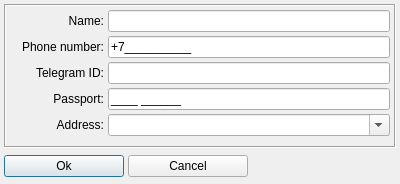
<?xml version="1.0" encoding="UTF-8"?>
<ui version="4.0">
 <class>TClientDlg</class>
 <widget class="QDialog" name="TClientDlg">
  <property name="geometry">
   <rect>
    <x>0</x>
    <y>0</y>
    <width>400</width>
    <height>184</height>
   </rect>
  </property>
  <property name="windowTitle">
   <string>Client</string>
  </property>
  <property name="windowIcon">
   <iconset resource="../res/petcore.qrc">
    <normaloff>:/images/clients</normaloff>:/images/clients</iconset>
  </property>
  <layout class="QVBoxLayout" name="mainLayout">
   <property name="spacing">
    <number>4</number>
   </property>
   <property name="leftMargin">
    <number>4</number>
   </property>
   <property name="topMargin">
    <number>4</number>
   </property>
   <property name="rightMargin">
    <number>4</number>
   </property>
   <property name="bottomMargin">
    <number>4</number>
   </property>
   <item>
    <widget class="QFrame" name="clientFrame">
     <property name="frameShape">
      <enum>QFrame::Shape::Box</enum>
     </property>
     <property name="frameShadow">
      <enum>QFrame::Shadow::Sunken</enum>
     </property>
     <layout class="QGridLayout" name="clientLayout" rowstretch="0,0,0,0,0,0,0,1" columnstretch="1,3">
      <property name="leftMargin">
       <number>4</number>
      </property>
      <property name="topMargin">
       <number>4</number>
      </property>
      <property name="rightMargin">
       <number>4</number>
      </property>
      <property name="bottomMargin">
       <number>4</number>
      </property>
      <property name="spacing">
       <number>4</number>
      </property>
      <item row="1" column="0">
       <widget class="QLabel" name="phoneLbl">
        <property name="text">
         <string>Phone number:</string>
        </property>
        <property name="alignment">
         <set>Qt::AlignmentFlag::AlignRight|Qt::AlignmentFlag::AlignTrailing|Qt::AlignmentFlag::AlignVCenter</set>
        </property>
       </widget>
      </item>
      <item row="5" column="0">
       <widget class="QLabel" name="addressLbl">
        <property name="text">
         <string>Address:</string>
        </property>
        <property name="alignment">
         <set>Qt::AlignmentFlag::AlignRight|Qt::AlignmentFlag::AlignTrailing|Qt::AlignmentFlag::AlignVCenter</set>
        </property>
       </widget>
      </item>
      <item row="3" column="0">
       <widget class="QLabel" name="passportLbl">
        <property name="text">
         <string>Passport:</string>
        </property>
        <property name="alignment">
         <set>Qt::AlignmentFlag::AlignRight|Qt::AlignmentFlag::AlignTrailing|Qt::AlignmentFlag::AlignVCenter</set>
        </property>
       </widget>
      </item>
      <item row="3" column="1">
       <widget class="QLineEdit" name="passportEdit">
        <property name="inputMask">
         <string>9999 999999;_</string>
        </property>
        <property name="text">
         <string> </string>
        </property>
       </widget>
      </item>
      <item row="5" column="1">
       <widget class="TComboBox" name="addressCombo">
        <property name="editable">
         <bool>true</bool>
        </property>
        <property name="maxVisibleItems">
         <number>20</number>
        </property>
       </widget>
      </item>
      <item row="0" column="1">
       <widget class="QLineEdit" name="nameEdit"/>
      </item>
      <item row="1" column="1">
       <widget class="QLineEdit" name="phoneEdit">
        <property name="inputMask">
         <string>+79999999999;_</string>
        </property>
       </widget>
      </item>
      <item row="0" column="0">
       <widget class="QLabel" name="nameLbl">
        <property name="text">
         <string>Name:</string>
        </property>
        <property name="alignment">
         <set>Qt::AlignmentFlag::AlignRight|Qt::AlignmentFlag::AlignTrailing|Qt::AlignmentFlag::AlignVCenter</set>
        </property>
       </widget>
      </item>
      <item row="2" column="0">
       <widget class="QLabel" name="telegramLbl">
        <property name="text">
         <string>Telegram ID:</string>
        </property>
        <property name="alignment">
         <set>Qt::AlignmentFlag::AlignRight|Qt::AlignmentFlag::AlignTrailing|Qt::AlignmentFlag::AlignVCenter</set>
        </property>
       </widget>
      </item>
      <item row="2" column="1">
       <widget class="QLineEdit" name="telegramEdit"/>
      </item>
      <item row="7" column="0" colspan="2">
       <spacer name="clientSpacer">
        <property name="orientation">
         <enum>Qt::Orientation::Vertical</enum>
        </property>
        <property name="sizeHint" stdset="0">
         <size>
          <width>0</width>
          <height>0</height>
         </size>
        </property>
       </spacer>
      </item>
     </layout>
    </widget>
   </item>
   <item>
    <widget class="QFrame" name="buttonFrame">
     <property name="minimumSize">
      <size>
       <width>0</width>
       <height>28</height>
      </size>
     </property>
     <property name="maximumSize">
      <size>
       <width>16777215</width>
       <height>28</height>
      </size>
     </property>
     <layout class="QHBoxLayout" name="buttonLayout">
      <property name="spacing">
       <number>4</number>
      </property>
      <property name="leftMargin">
       <number>0</number>
      </property>
      <property name="topMargin">
       <number>0</number>
      </property>
      <property name="rightMargin">
       <number>0</number>
      </property>
      <property name="bottomMargin">
       <number>0</number>
      </property>
      <item>
       <widget class="QPushButton" name="okBtn">
        <property name="minimumSize">
         <size>
          <width>120</width>
          <height>0</height>
         </size>
        </property>
        <property name="text">
         <string>Ok</string>
        </property>
        <property name="icon">
         <iconset resource="../res/petcore.qrc">
          <normaloff>:/images/ok</normaloff>:/images/ok</iconset>
        </property>
        <property name="default">
         <bool>true</bool>
        </property>
       </widget>
      </item>
      <item>
       <widget class="QPushButton" name="cancelBtn">
        <property name="minimumSize">
         <size>
          <width>120</width>
          <height>0</height>
         </size>
        </property>
        <property name="text">
         <string>Cancel</string>
        </property>
        <property name="icon">
         <iconset resource="../res/petcore.qrc">
          <normaloff>:/images/cancel</normaloff>:/images/cancel</iconset>
        </property>
        <property name="autoDefault">
         <bool>false</bool>
        </property>
       </widget>
      </item>
      <item>
       <spacer name="buttonSpacer">
        <property name="orientation">
         <enum>Qt::Orientation::Horizontal</enum>
        </property>
        <property name="sizeHint" stdset="0">
         <size>
          <width>40</width>
          <height>20</height>
         </size>
        </property>
       </spacer>
      </item>
     </layout>
    </widget>
   </item>
  </layout>
 </widget>
 <customwidgets>
  <customwidget>
   <class>TComboBox</class>
   <extends>QComboBox</extends>
   <header location="global">src/TComboBox.h</header>
  </customwidget>
 </customwidgets>
 <tabstops>
  <tabstop>nameEdit</tabstop>
  <tabstop>phoneEdit</tabstop>
  <tabstop>telegramEdit</tabstop>
  <tabstop>passportEdit</tabstop>
  <tabstop>addressCombo</tabstop>
  <tabstop>okBtn</tabstop>
  <tabstop>cancelBtn</tabstop>
 </tabstops>
 <resources>
  <include location="../res/petcore.qrc"/>
 </resources>
 <connections/>
</ui>
